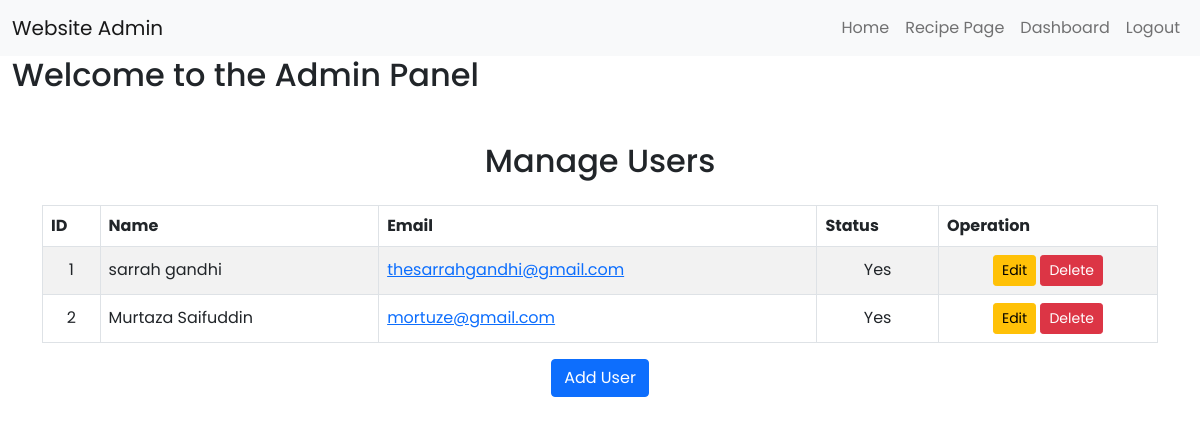
The page /admin/users.php (signed in) on the database its author committed.
### tables this page shows
CREATE TABLE `users` (
  `id` int(10) UNSIGNED NOT NULL,
  `first` varchar(25) DEFAULT NULL,
  `last` varchar(25) DEFAULT NULL,
  `email` varchar(100) DEFAULT NULL,
  `password` varchar(100) DEFAULT NULL,
  `active` enum('Yes','No') NOT NULL DEFAULT 'Yes',
  `dateAdded` datetime NOT NULL DEFAULT current_timestamp() ON UPDATE current_timestamp()
);

### admin/users.php (the view, shortened to what this page needs)
<?php
include('includes/database.php');
include('includes/header.php');
$query = 'SELECT *
  FROM users
  ' . (($_SESSION['id'] != 1 and $_SESSION['id'] != 4) ? 'WHERE id = ' . $_SESSION['id'] . ' ' : '') . '
  ORDER BY last,first';
$result = mysqli_query($connect, $query);
?>
<div class="container mt-5">
  <h2 class="text-center mb-4">Manage Users</h2>
  <table class="table table-striped table-bordered">
  <thead>
    <tr>
      <th>ID</th>
      <th>Name</th>
      <th>Email</th>
      <th>Status</th>
      <th>Operation</th>
    </tr>
  </thead>
  <tbody>
    <?php while ($record = mysqli_fetch_assoc($result)): ?>
      <tr>
        <td align="center"><?php echo $record['id']; ?></td>
        <td><?php echo htmlentities($record['first']); ?> <?php echo htmlentities($record['last']); ?></td>
        <td><a href="mailto:<?php echo htmlentities($record['email']); ?>"><?php echo htmlentities($record['email']); ?></a></td>
        <td align="center"><?php echo $record['active']; ?></td>
        <td align="center">
            <a href="users_edit.php?id=<?php echo $record['id']; ?>" class="btn btn-warning btn-sm">Edit</a>
            <a href="#" class="btn btn-danger btn-sm" data-bs-toggle="modal" data-bs-target="#deleteModal" onclick="setDeleteLink(<?php echo $record['id']; ?>)">
              Delete
            </a>
          </td>
        </tr>
      <?php endwhile; ?>
    </tbody>
  </table>
  <p class="text-center">
    <a href="users_add.php" class="btn btn-primary">
      <i class="fas fa-plus-square"></i> Add User
    </a>
  </p>
</div>
<?php
include('includes/footer.php');
?>

### admin/users.php (style rules this page uses)
body { font-family: 'Poppins', sans-serif; }
.table th, .table td { vertical-align: middle; }

### rows shown on the page
users: id "1", first "sarrah", last "gandhi", email "thesarrahgandhi@gmail.com", active "Yes"
users: id "2", first "Murtaza", last "Saifuddin", email "mortuze@gmail.com", active "Yes"
